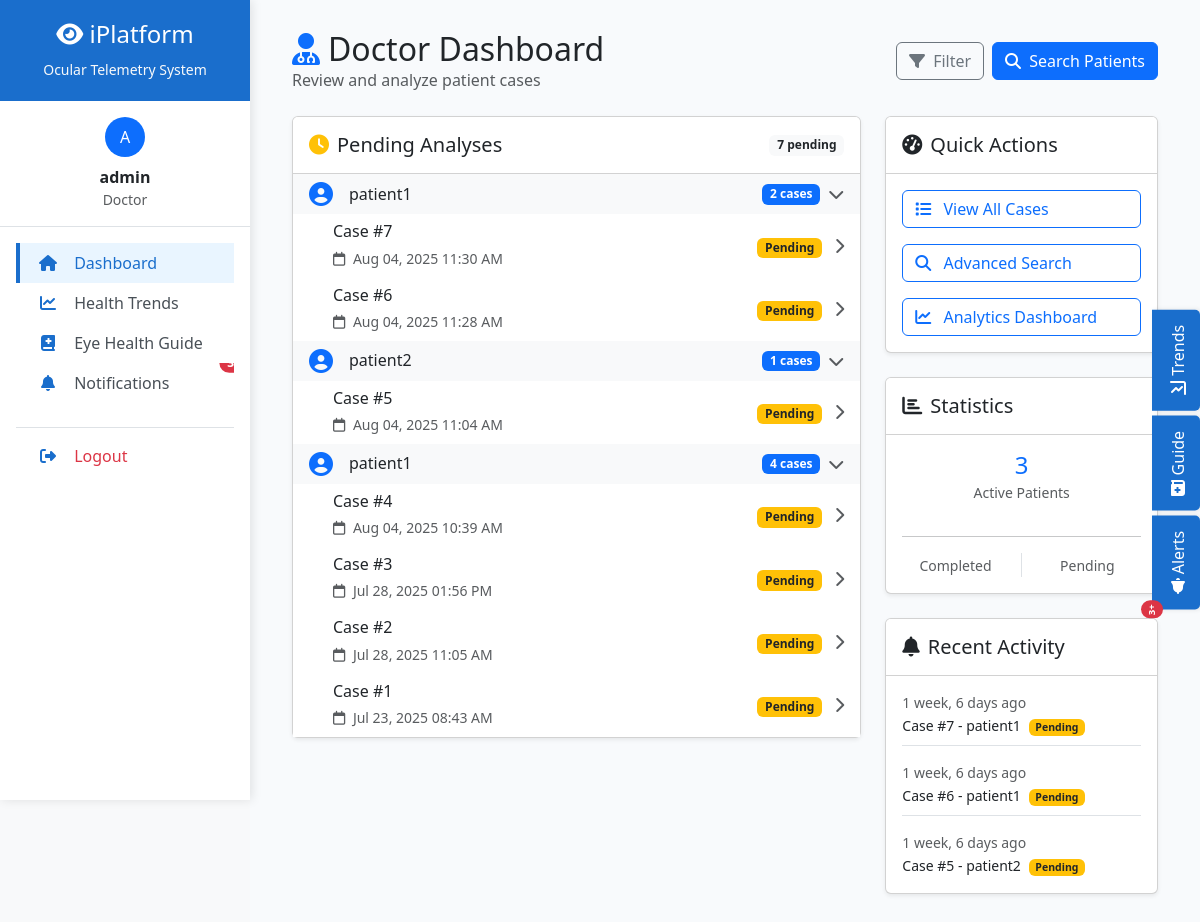
The app's page / (signed in) with its own data.
### ocular/models.py (models this page shows, shortened)
class OcularImage(models.Model):
    patient = models.ForeignKey(User, on_delete=models.CASCADE)
    image = models.ImageField(upload_to='ocular_images/')
    notes = models.TextField(blank=True, null=True, help_text="Optional notes about the image")
    uploaded_at = models.DateTimeField(auto_now_add=True)
    is_analyzed = models.BooleanField(default=False)  # Just a flag for doctor review
    class Meta:
        ordering = ['-uploaded_at']

### ocular/views.py (the view)
# urls.py: path('', views.dashboard, name='dashboard'),
@login_required
def dashboard(request):
    if request.user.is_staff:
        pending_images = OcularImage.objects.filter(is_analyzed=False)
        return render(request, 'ocular/doctor_dashboard.html', {'images': pending_images})
    else:
        patient_images = OcularImage.objects.filter(patient=request.user)
        return render(request, 'ocular/patient_dashboard.html', {'images': patient_images})

### ocular/templates/ocular/doctor_dashboard.html (shortened to what this page needs)
{% extends "base.html" %}
{% block content %}
<div class="container-fluid">
    <div class="d-flex justify-content-between align-items-center mb-4">
        <div>
            <h2 class="mb-0">
                {% if user.is_staff %}
                <i class="fas fa-user-md text-primary me-2"></i>Doctor Dashboard
                {% else %}
                <i class="fas fa-user-injured text-primary me-2"></i>My Health Portal
                {% endif %}
            </h2>
            <p class="text-muted mb-0">
                {% if user.is_staff %}Review and analyze patient cases{% else %}Monitor your ocular health analysis{% endif %}
            </p>
        </div>
        <div class="d-flex">
            {% if user.is_staff %}
            <a href="#" class="btn btn-outline-secondary me-2" id="filterBtn">
                <i class="fas fa-filter me-1"></i> Filter
            </a>
            <a href="#" class="btn btn-primary">
                <i class="fas fa-search me-1"></i> Search Patients
            </a>
            {% else %}
            <a href="{% url 'upload' %}" class="btn btn-primary">
                <i class="fas fa-plus me-1"></i> New Analysis
            </a>
            {% endif %}
        </div>
    </div>
    <div class="row">
        <div class="col-md-8">
            <div class="card shadow-sm mb-4">
                <div class="card-header bg-white d-flex justify-content-between align-items-center py-3">
                    <h5 class="mb-0">
                        {% if user.is_staff %}
                        <i class="fas fa-clock text-warning me-2"></i>Pending Analyses
                        {% else %}
                        <i class="fas fa-history text-primary me-2"></i>My Analysis History
                        {% endif %}
                    </h5>
                    <span class="badge bg-light text-dark">
                        {{ images.count }}
                        {% if user.is_staff %}pending{% else %}records{% endif %}
                    </span>
                </div>
                <div class="card-body p-0">
                    {% if images %}
                        {% if user.is_staff %}
                        <div class="list-group list-group-flush">
                            {% regroup images by patient as patient_list %}
                            {% for patient in patient_list %}
                            <div class="list-group-item bg-light border-0">
                                <div class="d-flex justify-content-between align-items-center cursor-pointer"
                                     data-bs-toggle="collapse"
                                     data-bs-target="#patient-{{ patient.grouper.id }}"
                                     aria-expanded="false">
                                    <div class="d-flex align-items-center">
                                        <i class="fas fa-user-circle text-primary me-3 fs-4"></i>
                                        <div>
                                            <h6 class="mb-0">{{ patient.grouper.get_full_name|default:patient.grouper.username }}</h6>
                                        </div>
                                    </div>
                                    <div class="d-flex align-items-center">
                                        <span class="badge bg-primary me-2">{{ patient.list|length }} cases</span>
                                        <i class="fas fa-chevron-down text-muted"></i>
                                    </div>
                                </div>
                            </div>
                            <div class="collapse" id="patient-{{ patient.grouper.id }}">
                                {% for image in patient.list %}
                                <a href="{% url 'analysis' image.id %}" class="list-group-item list-group-item-action border-0">
                                    <div class="d-flex justify-content-between align-items-center">
                                        <div class="ms-4">
                                            <h6 class="mb-1">Case #{{ image.id }}</h6>
                                            <small class="text-muted">
                                                <i class="far fa-calendar me-1"></i>
                                                {{ image.uploaded_at|date:"M d, Y h:i A" }}
                                            </small>
                                        </div>
                                        <div>
                                            <span class="badge {% if image.is_analyzed %}bg-success{% else %}bg-warning text-dark{% endif %}">
                                                {% if image.is_analyzed %}Completed{% else %}Pending{% endif %}
                                            </span>
                                            <i class="fas fa-chevron-right ms-2 text-muted"></i>
                                        </div>
                                    </div>
                                </a>
                                {% endfor %}
                            </div>
                            {% endfor %}
                        </div>
                        {% endif %}
                    {% endif %}
                </div>
            </div>
        </div>
        <div class="col-md-4">
            <div class="card shadow-sm mb-4">
                <div class="card-header bg-white py-3">
                    <h5 class="mb-0">
                        <i class="fas fa-tachometer-alt me-2"></i>Quick Actions
                    </h5>
                </div>
                <div class="card-body">
                    {% if user.is_staff %}
                    <a href="#" class="btn btn-outline-primary d-block mb-3 text-start">
                        <i class="fas fa-list me-2"></i> View All Cases
                    </a>
                    <a href="#" class="btn btn-outline-primary d-block mb-3 text-start">
                        <i class="fas fa-search me-2"></i> Advanced Search
                    </a>
                    <a href="#" class="btn btn-outline-primary d-block text-start">
                        <i class="fas fa-chart-line me-2"></i> Analytics Dashboard
                    </a>
                    {% endif %}
                </div>
            </div>
            <div class="card shadow-sm mb-4">
                <div class="card-header bg-white py-3">
                    <h5 class="mb-0">
                        <i class="fas fa-chart-bar me-2"></i>Statistics
                    </h5>
                </div>
                <div class="card-body">
                    {% if user.is_staff %}
                    <div class="row text-center">
                        <div class="col-12 mb-3">
                            <h4 class="text-primary mb-0">
                                {% regroup images by patient as patient_count %}
                                {{ patient_count|length }}
                            </h4>
                            <small class="text-muted">Active Patients</small>
                        </div>
                    </div>
                    <hr>
                    {% endif %}
                    <div class="row text-center">
                        <div class="col-6 border-end">
                            <small class="text-muted">Completed</small>
                        </div>
                        <div class="col-6">
                            <small class="text-muted">Pending</small>
                        </div>
                    </div>
                </div>
            </div>
            <div class="card shadow-sm">
                <div class="card-header bg-white py-3">
                    <h5 class="mb-0">
                        <i class="fas fa-bell me-2"></i>Recent Activity
                    </h5>
                </div>
                <div class="card-body">
                    {% if images %}
                    <div class="activity-list">
                        {% for image in images|slice:":3" %}
                        <div class="activity-item mb-3 pb-2 {% if not forloop.last %}border-bottom{% endif %}">
                            <small class="text-muted d-block">{{ image.uploaded_at|timesince }} ago</small>
                            <small>
                                {% if user.is_staff %}
                                Case #{{ image.id }} - {{ image.patient.username }}
                                {% else %}
                                Analysis #{{ image.id }} uploaded
                                {% endif %}
                                <span class="badge {% if image.is_analyzed %}bg-success{% else %}bg-warning text-dark{% endif %} ms-1">
                                    {% if image.is_analyzed %}Done{% else %}Pending{% endif %}
                                </span>
                            </small>
                        </div>
                        {% endfor %}
                    </div>
                    {% else %}
                    <div class="alert alert-info mb-0">
                        <small>No recent activity</small>
                    </div>
                    {% endif %}
                </div>
            </div>
        </div>
    </div>
</div>
{% endblock %}

### ocular/templates/base.html (shortened to what this page needs)
<!DOCTYPE html>
<html lang="en">
<head>
    <link href="https://cdn.jsdelivr.net/npm/bootstrap@5.3.0/dist/css/bootstrap.min.css" rel="stylesheet">
    <link rel="stylesheet" href="https://cdnjs.cloudflare.com/ajax/libs/font-awesome/6.4.0/css/all.min.css">
</head>
<body>
    <div class="sidebar" id="sidebar">
        <div class="logo-area text-center">
            <h4><i class="fas fa-eye"></i> iPlatform</h4>
            <small class="text-light">Ocular Telemetry System</small>
        </div>
        <div class="user-info p-3 text-center border-bottom">
            <div class="avatar bg-primary text-white rounded-circle d-inline-flex align-items-center justify-content-center" style="width: 40px; height: 40px;">
                {{ user.username|first|upper }}
            </div>
            <div class="mt-2">
                <strong>{{ user.username }}</strong>
                <div class="text-muted small">
                    {% if user.is_staff %}Doctor{% else %}Patient{% endif %}
                </div>
            </div>
        </div>
        <nav class="nav flex-column p-3">
            <a class="nav-link {% if request.path == '/' %}active{% endif %}" href="{% url 'dashboard' %}">
                <i class="fas fa-home"></i> Dashboard
            </a>
            <a class="nav-link" onclick="togglePanel('health-trends')">
                <i class="fas fa-chart-line"></i> Health Trends
            </a>
            <a class="nav-link" onclick="togglePanel('eye-guide')">
                <i class="fas fa-book-medical"></i> Eye Health Guide
            </a>
            <a class="nav-link" onclick="togglePanel('notifications')">
                <i class="fas fa-bell"></i> Notifications
                <span class="position-absolute top-0 start-100 translate-middle badge rounded-pill bg-danger">
                    3+
                </span>
            </a>
            <div class="mt-4 pt-2 border-top">
                <a href="{% url 'logout' %}" class="nav-link text-danger">
                    <i class="fas fa-sign-out-alt"></i> Logout
                </a>
            </div>
        </nav>
    </div>
    <div class="main-content" id="mainContent">
        {% block content %}{% endblock %}
    </div>
    <div class="info-tabs">
        <div class="info-tab" onclick="togglePanel('health-trends')">
            <i class="fas fa-chart-line me-2"></i> Trends
        </div>
        <div class="info-tab" onclick="togglePanel('eye-guide')">
            <i class="fas fa-book-medical me-2"></i> Guide
        </div>
        <div class="info-tab" onclick="togglePanel('notifications')">
            <i class="fas fa-bell me-2"></i> Alerts
            <span class="position-absolute top-0 start-100 translate-middle badge rounded-pill bg-danger" style="font-size: 0.6rem;">
                3+
            </span>
        </div>
    </div>
</body>
</html>

### ocular/templates/base.html (style rules this page uses)
:root { --medical-blue: #1a6ecc; --diagnostic-red: #e63946; --healthy-green: #2a9d8f; --neutral-light: #f8f9fa; --warning-orange: #f4a261; --info-blue: #457b9d; }
body { font-family: 'Segoe UI', Tahoma, Geneva, Verdana, sans-serif; background-color: var(--neutral-light); }
.sidebar { width: 250px; background: white; box-shadow: 2px 0 10px rgba(0,0,0,0.1); height: 100vh; position: fixed; z-index: 1000; transition: transform 0.3s ease; }
.main-content { margin-left: 250px; padding: 30px; background-color: #f8fafc; min-height: 100vh; transition: margin-left 0.3s ease; }
.logo-area { background: var(--medical-blue); padding: 20px; color: white; transition: background-color 0.3s; }
.nav-link { color: #495057; border-left: 4px solid transparent; transition: all 0.3s; position: relative; overflow: hidden; }
.nav-link:hover, .nav-link.active { background-color: #e9f5ff; color: var(--medical-blue); border-left: 4px solid var(--medical-blue); }
.nav-link i { width: 24px; text-align: center; margin-right: 10px; color: var(--medical-blue); transition: transform 0.3s; }
.info-tabs { position: fixed; top: 50%; right: 0; transform: translateY(-50%); z-index: 1040; }
.info-tab { writing-mode: vertical-rl; transform: rotate(180deg); padding: 15px 10px; margin-bottom: 5px; cursor: pointer; border-radius: 5px 0 0 5px; background: var(--medical-blue); color: white; font-weight: 500; transition: all 0.3s; box-shadow: -2px 0 5px rgba(0,0,0,0.1); }

### ocular/templates/ocular/doctor_dashboard.html (style rules this page uses)
.cursor-pointer { cursor: pointer; }
.activity-item:last-child { margin-bottom: 0 !important; padding-bottom: 0 !important; }

### records on screen
OcularImage: id "7", uploaded_at "Aug 04, 2025 11:30 AM", is_analyzed "Pending", uploaded_at "1 week, 6 days", patient.username "patient1"
OcularImage: id "6", uploaded_at "Aug 04, 2025 11:28 AM", is_analyzed "Pending", uploaded_at "1 week, 6 days", patient.username "patient1"
OcularImage: id "5", uploaded_at "Aug 04, 2025 11:04 AM", is_analyzed "Pending", uploaded_at "1 week, 6 days", patient.username "patient2"
OcularImage: id "4", uploaded_at "Aug 04, 2025 10:39 AM", is_analyzed "Pending"
OcularImage: id "3", uploaded_at "Jul 28, 2025 01:56 PM", is_analyzed "Pending"
OcularImage: id "2", uploaded_at "Jul 28, 2025 11:05 AM", is_analyzed "Pending"
OcularImage: id "1", uploaded_at "Jul 23, 2025 08:43 AM", is_analyzed "Pending"

### other values on screen
{{ user.username|first|upper }} "A"
{{ user.username }} "admin"
{{ images.count }} "7"
{{ patient.grouper.get_full_name|default:patient.grouper.username }} "patient1"
{{ patient.list|length }} "2"
{{ patient.grouper.get_full_name|default:patient.grouper.username }} "patient2"
{{ patient.list|length }} "1"
{{ patient.list|length }} "4"
{{ patient_count|length }} "3"
